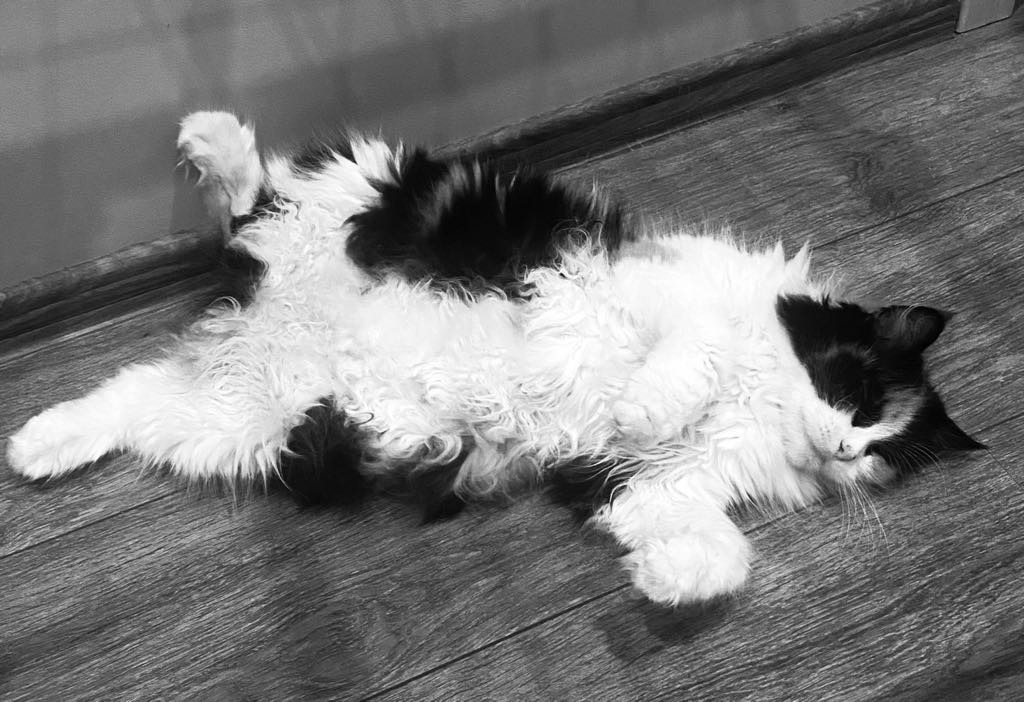
#> input picture kot.jpeg, 1024 x 702 px
$ python wykresy.py
#> lines starting #> are read from the running program, lines starting #| are printed output that depends on the picture
import matplotlib.pyplot as plt
import numpy as np
from PIL import Image

def main():
    # Przykładowa macierz A
    A = np.array([
        [0, 0, 1, 1, 1, 1, 1, 1, 0, 0],
        [0, 1, 0, 0, 0, 0, 0, 0, 1, 0],
        [0, 1, 0, 0, 0, 0, 0, 0, 1, 0],
        [1, 0, 0, 1, 0, 0, 1, 0, 0, 1],
        [1, 0, 0, 0, 0, 0, 0, 0, 0, 1],
        [1, 0, 0, 1, 0, 0, 1, 0, 0, 1],
        [0, 1, 0, 0, 1, 1, 0, 0, 1, 0],
        [0, 1, 0, 0, 0, 0, 0, 0, 1, 0],
        [0, 0, 1, 1, 1, 1, 1, 1, 0, 0],
        [0, 0, 0, 1, 1, 1, 1, 0, 0, 0],
        [0, 0, 0, 1, 1, 1, 1, 0, 0, 0]
    ])

    # Przeprowadzenie rozkładu SVD
    # U, s, Vt = np.linalg.svd(A)
    # S = np.diag(s)

    # Ścieżka do twojego obrazu
    image_path = 'kot.jpeg'
    image = Image.open(image_path)
#> image is the input picture: PIL image 1024x702 RGB; min 0, max 255, mean 119.7
    image_gray = image.convert('L')
    image_matrix = np.array(image_gray)

    U, s, Vt = np.linalg.svd(image_matrix)
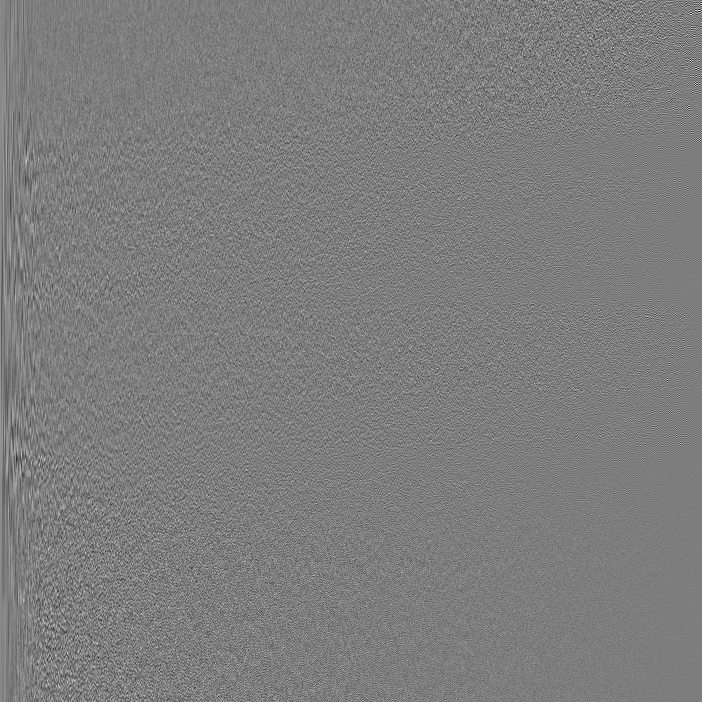
#> U: shape (702, 702) float64; min -0.302, max 0.31, mean 8.48e-05; drawn with min black and max white
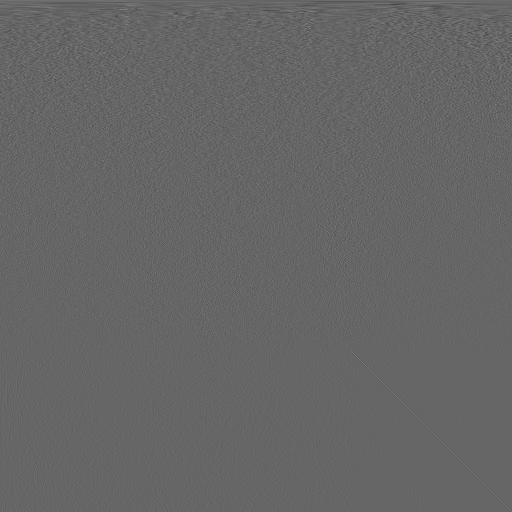
#> Vt: shape (1024, 1024) float64 (shown at 1/2 size); min -0.327, max 0.49, mean 4.32e-05; drawn with min black and max white
#> s = 702 values, max 107551 at index 0, min 4.41 at index 701, mean 684.1
    S = np.diag(s)

    plt.figure(1)
    plt.plot(s, marker='o', linestyle='-',
             color='b')  # Użyj marker='o', linestyle='-', aby uzyskać linię bez wypełnienia
    plt.yscale('log')  # Ustaw skalę osi Y na logarytmiczną
    plt.title('Wartości osobliwe')
    plt.xlabel('Indeksy wartości osobliwych')
    plt.ylabel('Wartości')
    plt.show()
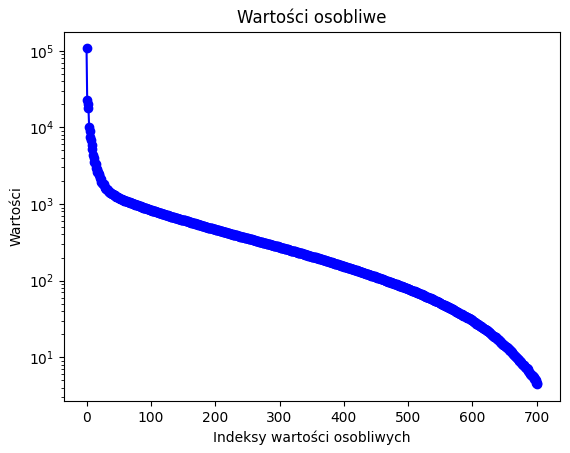
#> figure drawn by matplotlib, 1 panel; curve peaks at x = 0, y = 107551

    cumulative_sum = np.cumsum(s) / np.sum(s)
#> cumulative_sum = 702 values from 0.224 to 1

    # Skalowanie do zakresu 0-100
    cumulative_sum_scaled = cumulative_sum * 100
#> cumulative_sum_scaled = 702 values from 22.4 to 100

    # Wykres skumulowanych wartości osobliwych
    plt.figure(2)
    plt.plot(range(1, len(cumulative_sum_scaled) + 1), cumulative_sum_scaled, marker='o', linestyle='-', color='r')
    plt.title('Skumulowane wartości osobliwe')
    plt.xlabel('Liczba dodanych wartości osobliwych')
    plt.ylabel('Skumulowana suma (%)')
    plt.ylim(0, 110)  # Ustawienie zakresu osi y
    plt.show()
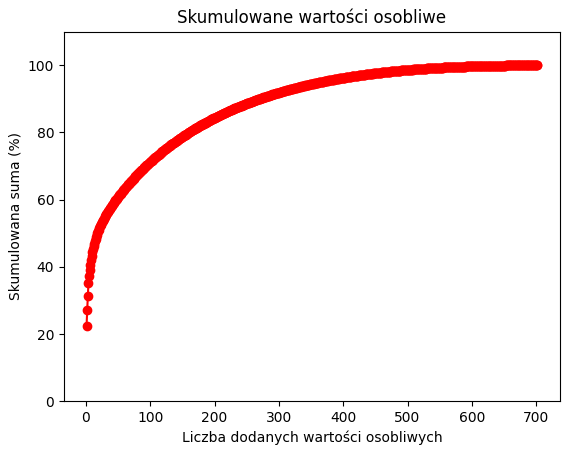
#> figure drawn by matplotlib, 1 panel; curve peaks at x = 702, y = 100


if __name__ == "__main__":
    main()

$ run again, with kopytko1.jpg copied over kot.jpeg
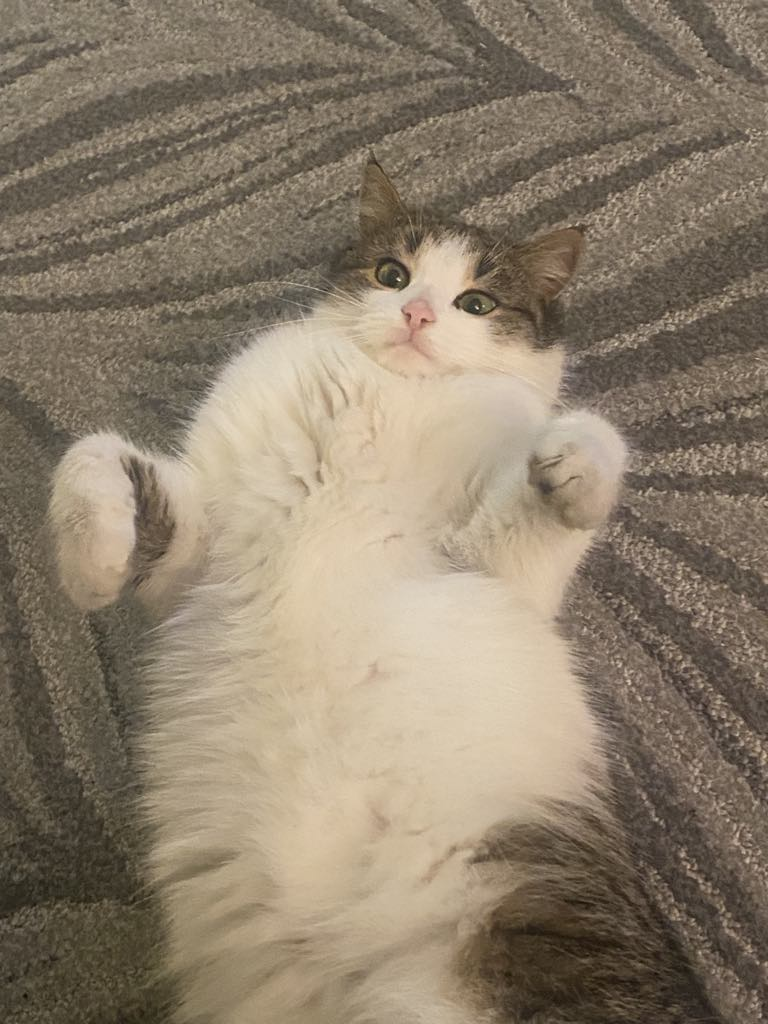
#> input picture kopytko1.jpg, 768 x 1024 px
#> in main, image is the input picture: PIL image 768x1024 RGB; mean R, G, B 140.3, 126.7, 107.9
#> in main, `U, s, Vt = np.linalg.svd(image_matrix)`:
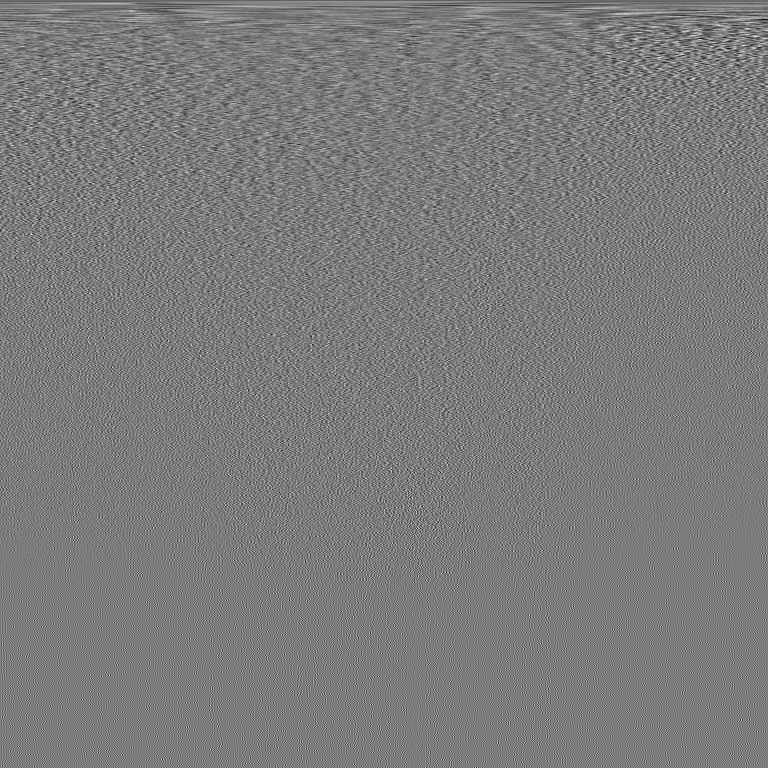
#> Vt: shape (768, 768) float64; min -0.205, max 0.217, mean -5.69e-05; drawn with min black and max white
#> s = 768 values, max 118500.9 at index 0, min 2.07 at index 767, mean 469.3
#> cumulative_sum = 768 values from 0.329 to 1
#> cumulative_sum_scaled = 768 values from 32.88 to 100
#> in main, `plt.show()`:
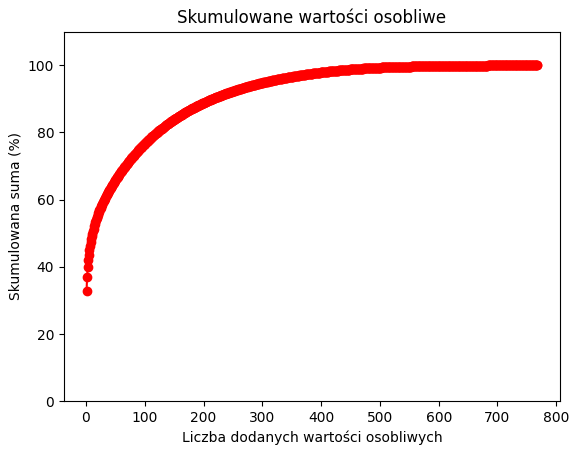
#> figure drawn by matplotlib, 1 panel; curve peaks at x = 768, y = 100

$ run again, with kopytko2.jpg copied over kot.jpeg
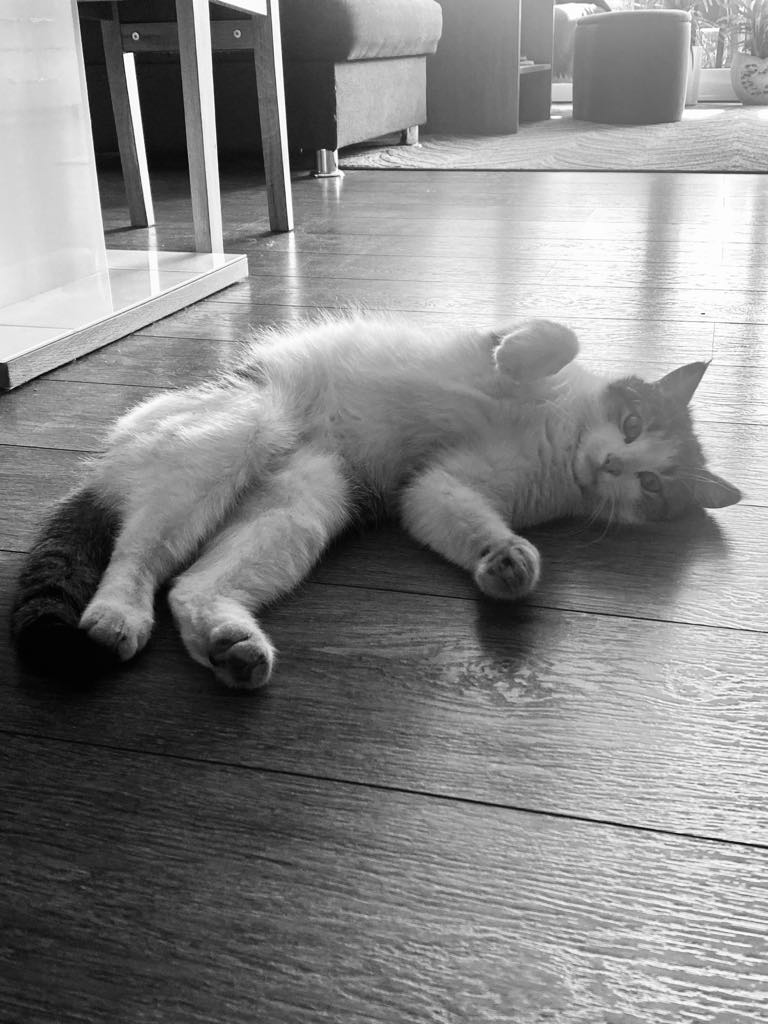
#> input picture kopytko2.jpg, 768 x 1024 px
#> in main, image is the input picture: PIL image 768x1024 RGB; min 0, max 255, mean 133.1
#> in main, `U, s, Vt = np.linalg.svd(image_matrix)`:
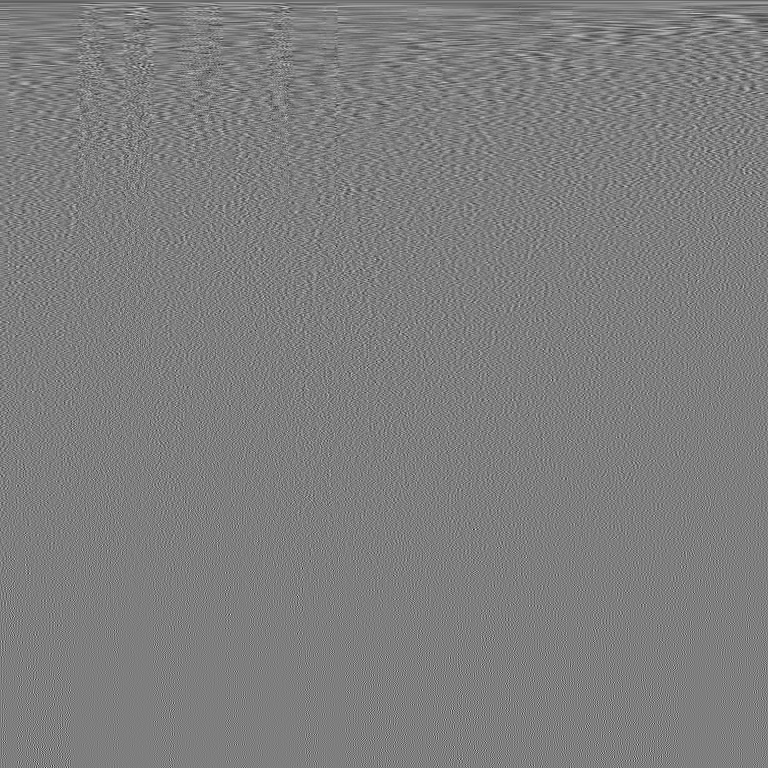
#> Vt: shape (768, 768) float64; min -0.248, max 0.251, mean -4.93e-05; drawn with min black and max white
#> s = 768 values, max 125263.7 at index 0, min 2.5 at index 767, mean 582
#> cumulative_sum = 768 values from 0.28 to 1
#> cumulative_sum_scaled = 768 values from 28.02 to 100
#> in main, `plt.show()`:
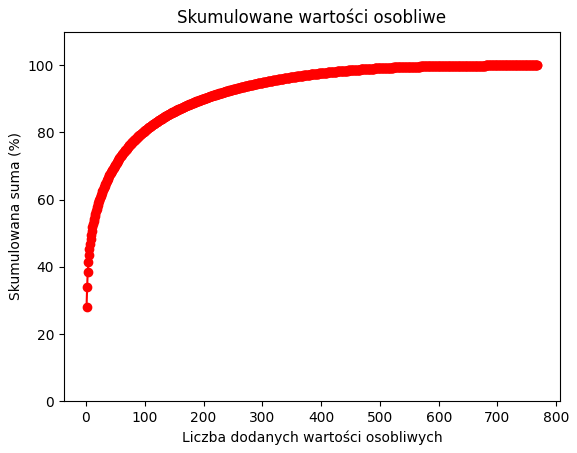
#> figure drawn by matplotlib, 1 panel; curve peaks at x = 768, y = 100

$ run again, with prazek-min.jpg copied over kot.jpeg
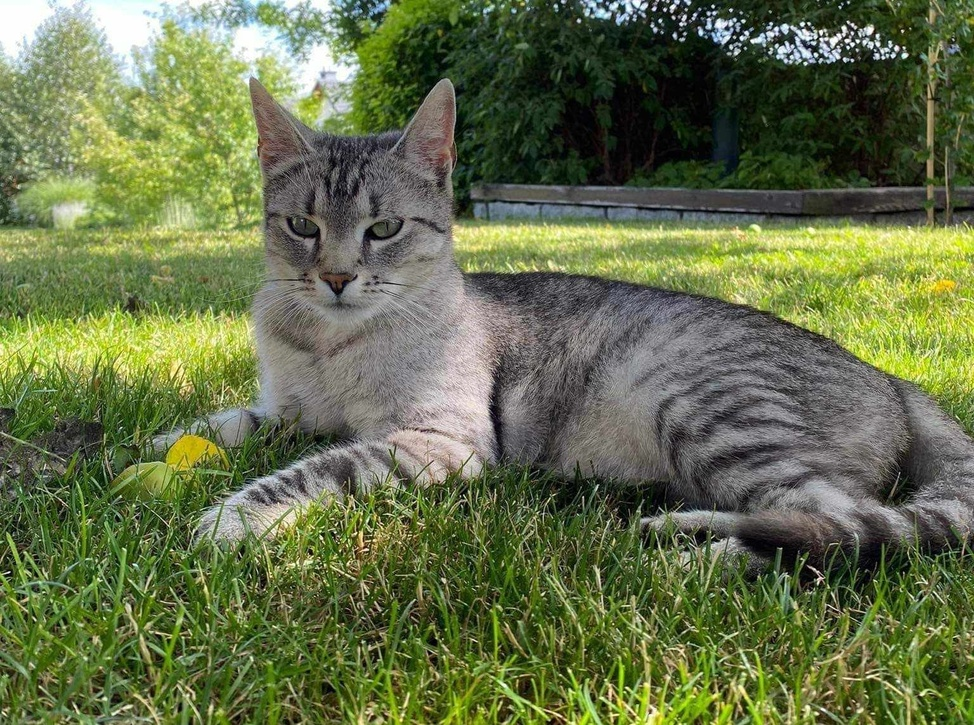
#> input picture prazek-min.jpg, 974 x 725 px, shrunk from 1536 x 1143 before the run
#> in main, image is the input picture: PIL image 974x725 RGB; mean R, G, B 101.6, 112.3, 74
#> in main, `U, s, Vt = np.linalg.svd(image_matrix)`:
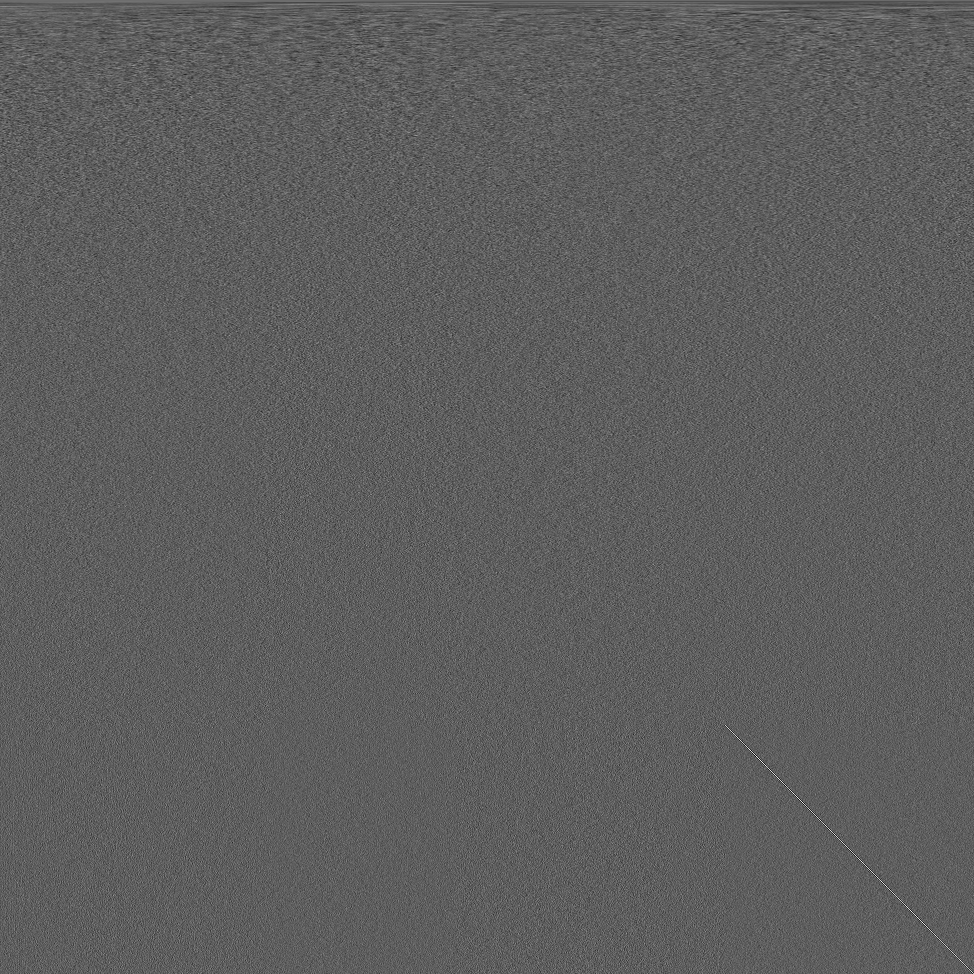
#> Vt: shape (974, 974) float64; min -0.229, max 0.389, mean 3.04e-05; drawn with min black and max white
#> s = 725 values, max 91301.8 at index 0, min 24.63 at index 724, mean 881.5
#> cumulative_sum = 725 values from 0.143 to 1
#> cumulative_sum_scaled = 725 values from 14.29 to 100
#> in main, `plt.show()`:
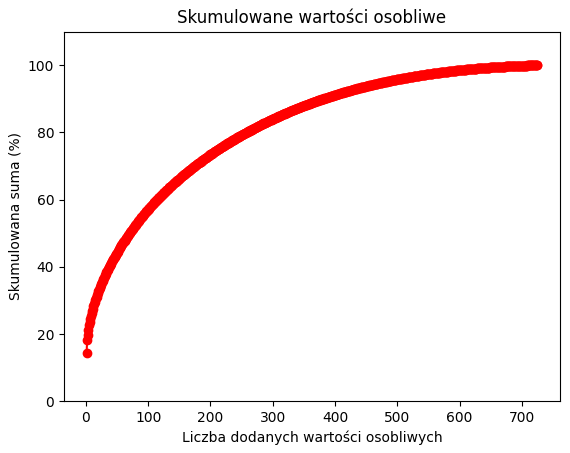
#> figure drawn by matplotlib, 1 panel; curve peaks at x = 725, y = 100
